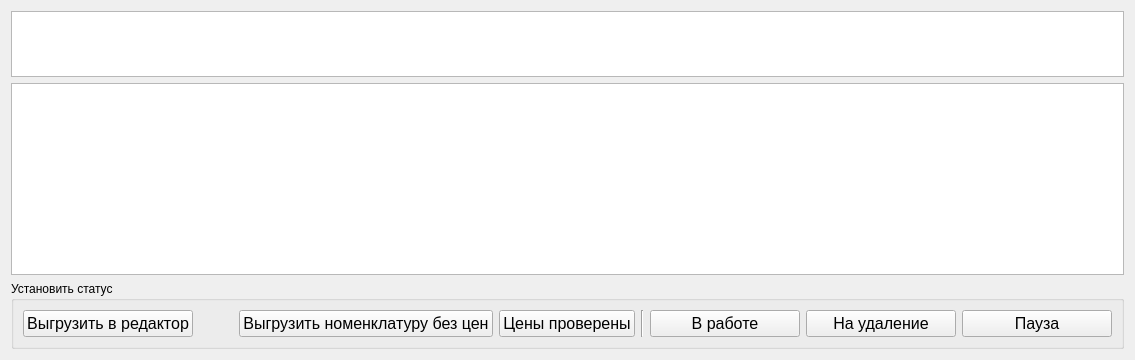
      <widget class="QWidget" name="tab_3">
       <attribute name="title">
        <string>Список ТКП</string>
       </attribute>
       <layout class="QVBoxLayout" name="verticalLayout_4">
        <item>
         <widget class="QTableWidget" name="tbl_list_tkp_filtr">
          <property name="maximumSize">
           <size>
            <width>16777215</width>
            <height>66</height>
           </size>
          </property>
         </widget>
        </item>
        <item>
         <widget class="QTableWidget" name="tbl_list_tkp"/>
        </item>
        <item>
         <widget class="QGroupBox" name="groupBox">
          <property name="title">
           <string>Установить статус</string>
          </property>
          <layout class="QHBoxLayout" name="horizontalLayout_7">
           <item>
            <widget class="QPushButton" name="btn_get_into_red">
             <property name="minimumSize">
              <size>
               <width>150</width>
               <height>0</height>
              </size>
             </property>
             <property name="font">
              <font>
               <pointsize>12</pointsize>
              </font>
             </property>
             <property name="text">
              <string>Выгрузить в редактор</string>
             </property>
            </widget>
           </item>
           <item>
            <spacer name="horizontalSpacer_3">
             <property name="orientation">
              <enum>Qt::Horizontal</enum>
             </property>
             <property name="sizeHint" stdset="0">
              <size>
               <width>40</width>
               <height>20</height>
              </size>
             </property>
            </spacer>
           </item>
           <item>
            <widget class="QPushButton" name="btn_load_nomen_wo_prices">
             <property name="font">
              <font>
               <pointsize>12</pointsize>
              </font>
             </property>
             <property name="text">
              <string>Выгрузить номенклатуру без цен</string>
             </property>
            </widget>
           </item>
           <item>
            <widget class="QPushButton" name="btn_check_prices">
             <property name="font">
              <font>
               <pointsize>12</pointsize>
              </font>
             </property>
             <property name="text">
              <string>Цены проверены</string>
             </property>
            </widget>
           </item>
           <item>
            <widget class="Line" name="line_3">
             <property name="orientation">
              <enum>Qt::Vertical</enum>
             </property>
            </widget>
           </item>
           <item>
            <widget class="QPushButton" name="btn_to_work">
             <property name="minimumSize">
              <size>
               <width>150</width>
               <height>0</height>
              </size>
             </property>
             <property name="font">
              <font>
               <pointsize>12</pointsize>
              </font>
             </property>
             <property name="text">
              <string>В работе</string>
             </property>
            </widget>
           </item>
           <item>
            <widget class="QPushButton" name="btn_to_del">
             <property name="minimumSize">
              <size>
               <width>150</width>
               <height>0</height>
              </size>
             </property>
             <property name="font">
              <font>
               <pointsize>12</pointsize>
              </font>
             </property>
             <property name="text">
              <string>На удаление</string>
             </property>
            </widget>
           </item>
           <item>
            <widget class="QPushButton" name="btn_pause">
             <property name="minimumSize">
              <size>
               <width>150</width>
               <height>0</height>
              </size>
             </property>
             <property name="font">
              <font>
               <pointsize>12</pointsize>
              </font>
             </property>
             <property name="text">
              <string>Пауза</string>
             </property>
            </widget>
           </item>
          </layout>
         </widget>
        </item>
       </layout>
      </widget>
